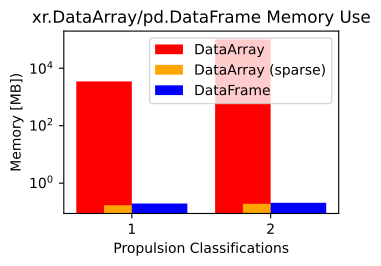

Reproduce this figure in Python.
# %%
# data science
import xarray as xr
import pandas as pd
import numpy as np
# io
import sys
import pathlib
from pathlib import Path

"""
| value | parameter | year | size | propulsion |
|-------|-----------|------|------|------------|
| 12.4  | eta       | 2020 | 100  | A-B-C-D    |
| 7.5   | gamma     | 2021 | 220  | A-E-X-D    |
"""

df_size = 10000

def create_sample_dataframe(
    df_size: int,
    num_propulsion_classifications: int
) -> pd.DataFrame:
    """
    Create a sample DataFrame with random data.

    Given the size (=number of rows) of the DataFrame
    and the number of propulsion classifications, the function
    creates a DataFrame with random data of the form:

    | parameter | value | year | size | propulsion1 | propulsion2 | propulsion3 | propulsion4 |
    |-----------|-------|------|------|-------------|-------------|-------------|-------------|
    | eta       | 12.4  | 2020 | 100  | A           | B           | C           | D           |
    | gamma     | 7.5   | 2021 | 220  | A           | E           | X           | D           |

    The purpose of this dataframe is to test the memory footprint
    of the corresponding xarray.DataArray that can be created from it,
    using either the `df.to_xarray()` method
    or the `xr.Dataset.from_dataframe(df, sparse = True)` method.
    """
    df_size
    data = {
        "value": np.random.uniform(low = 0.0, high = 5.0, size = df_size),
        "parameter": np.random.randint(low = 0, high = 1000, size = df_size),
        "year": np.random.randint(low = 2000, high = 2050, size = df_size),
        "size": np.random.randint(low = 50, high = 350, size = df_size),
    }
    for i in range(1, int(num_propulsion_classifications) + 1):
        data[f"propulsion{i}"] = np.random.randint(low = 1, high = 30, size = df_size)

    df = pd.DataFrame(data)
    columns_for_index = list(df.columns)
    columns_for_index.remove("value")
    df.set_index(
        columns_for_index,
        inplace = True
    )
    return df


def measure_memory_xarray(df_size: int, num_propulsion_classifications: int) -> int:
    df = create_sample_dataframe(
        df_size = df_size,
        num_propulsion_classifications = num_propulsion_classifications
    )
    sarray: xr.DataArray = df.to_xarray()
    size_megabytes_sarray: int = sarray.nbytes * 1E-6
    return size_megabytes_sarray


def measure_memory_sparse_xarray(df_size: int, num_propulsion_classifications: int) -> int:
    df = create_sample_dataframe(
        df_size = df_size,
        num_propulsion_classifications = num_propulsion_classifications
    )
    sarray: xr.Dataset = xr.Dataset.from_dataframe(
        df,
        sparse = True
    )
    size_megabytes_sarray: int = sarray.nbytes * 1E-6
    return size_megabytes_sarray


def measure_memory_df(df_size: int, num_propulsion_classifications: int) -> int:
    df = create_sample_dataframe(
        df_size = df_size,
        num_propulsion_classifications = num_propulsion_classifications
    )
    size_megabytes_df: int = sys.getsizeof(df) * 1E-6
    return size_megabytes_df


df_memory_measured = pd.DataFrame(
    data = {
        "classifications": [1, 2], # Python kernel will crash above 2 (already 2GB memory!)
    }
)

df_memory_measured['memory_xarray'] = df_memory_measured.apply(
    lambda x: measure_memory_xarray(
        df_size = df_size,
        num_propulsion_classifications = x['classifications']
    ),
    axis = 1
)
df_memory_measured['memory_xarray_sparse'] = df_memory_measured.apply(
    lambda x: measure_memory_sparse_xarray(
        df_size = df_size,
        num_propulsion_classifications = x['classifications']
    ),
    axis = 1
)
df_memory_measured['memory_df'] = df_memory_measured.apply(
    lambda x: measure_memory_df(
        df_size = df_size,
        num_propulsion_classifications = x['classifications']
    ),
    axis = 1
)


# %%
import matplotlib.pyplot as plt
cm = 1/2.54 # for inches-cm conversion

fig, ax = plt.subplots(
    num = 'main',
    nrows = 1,
    ncols = 1,
    dpi = 300,
    figsize=(9*cm, 6*cm), # A4=(210x297)mm,
)

ax.set_yscale('log')

ax.set_ylabel('Memory [MB])')
ax.set_xlabel('Propulsion Classifications')

ax.set_xticks([i for i in range(len(df_memory_measured))])
ax.set_xticklabels(list(df_memory_measured['classifications']))

ax.set_title('xr.DataArray/pd.DataFrame Memory Use')

ax.bar(
    x = [i-0.2 for i in range(0, len(df_memory_measured))],
    height = df_memory_measured['memory_xarray'],
    width = 0.4,
    color = 'red',
    label = 'DataArray'
)
ax.bar(
    x = [i for i in range(0, len(df_memory_measured))],
    height = df_memory_measured['memory_xarray_sparse'],
    width = 0.4,
    color = 'orange',
    label = 'DataArray (sparse)'
)
ax.bar(
    x = [i+0.2 for i in range(0, len(df_memory_measured))],
    height = df_memory_measured['memory_df'],
    width = 0.4,
    color = 'blue',
    label = 'DataFrame'
)

ax.legend()

file_path: pathlib.PosixPath = Path(__file__).resolve()
figure_name: str = str(file_path.stem + '.pdf')

plt.savefig(
    fname = figure_name,
    format="pdf",
    bbox_inches='tight',
    transparent = False
)
